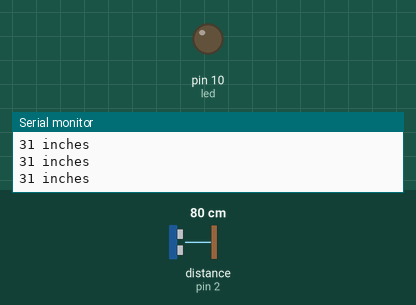
This sketch was run on a simulated Arduino Uno, built with avr-gcc and run on an emulated ATmega328P. On the bench: output pins drawn as LEDs (lit = HIGH), the last lines printed to the serial monitor. Wiring (inferred from the names in the program): ultrasonic range finder: trigger pin 2; echo pin 2. The inputs (shaded band) are chosen by the test bench; at power-on: distance to the obstacle (sensor on pin 2) 80 cm. The echo pulse lasts 58.3 µs per cm.

Above: at 1.2 s.
1.3 s: distance to the obstacle (sensor on pin 2) set to 17 cm
2.8 s: distance to the obstacle (sensor on pin 2) set to 14 cm
At 3.1 s:
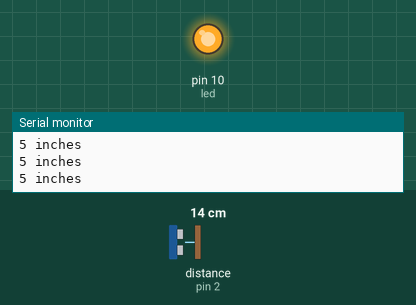
4.3 s: distance to the obstacle (sensor on pin 2) set to 18 cm
At 5.2 s:
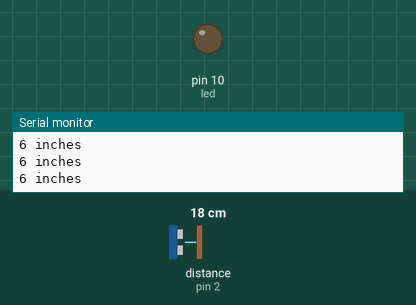
5.8 s: distance to the obstacle (sensor on pin 2) set to 2 cm
At 6.2 s:
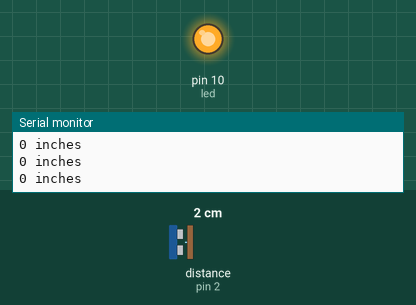
Timing chart, 0 to 8.3 s (numbered marks = the images above; inputs shaded):
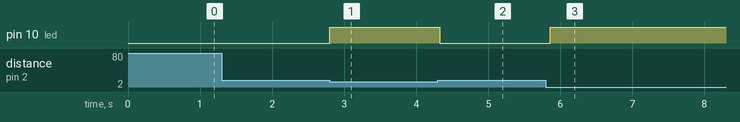

The sketch:

One_Ultrasonic_With_Light.ino
```cpp
// sets the constants for the sensor and led signal pins:
const int pingPin = 2;
const int led = 10;

void setup() {
  // initialize serial communication:
  Serial.begin(9600);

  // sets the LED pin to an output mode
  pinMode(led, OUTPUT);
}

void loop() {
  // establish variables for duration of the ping,
  // and the distance result in inches:
  long duration, inches;

  // The PING))) is triggered by a HIGH pulse of 2 or more microseconds.
  // Give a short LOW pulse beforehand to ensure a clean HIGH pulse:
  pinMode(pingPin, OUTPUT);
  digitalWrite(pingPin, LOW);
  delayMicroseconds(2);
  digitalWrite(pingPin, HIGH);
  delayMicroseconds(5);
  digitalWrite(pingPin, LOW);

  // The same pin is used to read the signal from the PING))): a HIGH
  // pulse whose duration is the time (in microseconds) from the sending
  // of the ping to the reception of its echo off of an object.
  pinMode(pingPin, INPUT);
  duration = pulseIn(pingPin, HIGH);

  // convert the time into a distance
  inches = microsecondsToInches(duration);

  // turn on the led if object is within six inches
  if (inches < 6) {
     digitalWrite(led, HIGH);
  } else {
    digitalWrite(led, LOW);
  }

  // send the value in inches to the Serial Monitor
  Serial.print(inches);
  Serial.println(" inches");

  // short delay before starting over again
  delay(100);
}

long microsecondsToInches(long microseconds) {
  // According to Parallax's datasheet for the PING))), there are
  // 73.746 microseconds per inch (i.e. sound travels at 1130 feet per
  // second).  This gives the distance travelled by the ping, outbound
  // and return, so we divide by 2 to get the distance of the obstacle.
  // See: http://www.parallax.com/dl/docs/prod/acc/28015-PING-v1.3.pdf
  return microseconds / 74 / 2;
}
```

Measured:
- the behaviour switches between 16 and 15 cm on distance to the obstacle (sensor on pin 2) (found by bisection; images 0 and 1)
- after the input at 2.8 s, pin 10 (led): LOW → HIGH at once
- after the input at 4.3 s, pin 10 (led): HIGH → LOW at once
- after the input at 5.8 s, pin 10 (led): LOW → HIGH after 0.06 s
